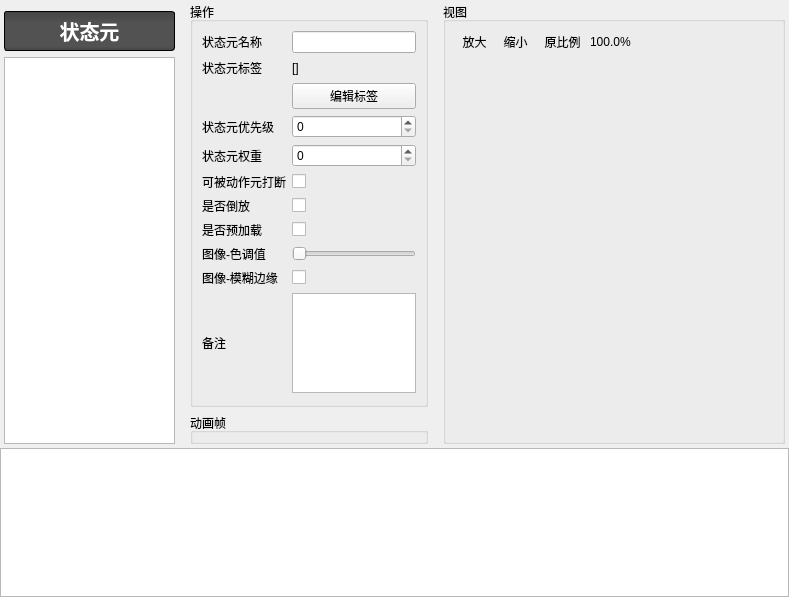
<?xml version="1.0" encoding="UTF-8"?>
<ui version="4.0">
 <class>P_StatePart</class>
 <widget class="QWidget" name="P_StatePart">
  <property name="geometry">
   <rect>
    <x>0</x>
    <y>0</y>
    <width>789</width>
    <height>597</height>
   </rect>
  </property>
  <property name="windowTitle">
   <string>Form</string>
  </property>
  <layout class="QVBoxLayout" name="verticalLayout_6" stretch="0">
   <property name="leftMargin">
    <number>0</number>
   </property>
   <property name="topMargin">
    <number>0</number>
   </property>
   <property name="rightMargin">
    <number>0</number>
   </property>
   <property name="bottomMargin">
    <number>0</number>
   </property>
   <item>
    <widget class="QWidget" name="widget" native="true">
     <layout class="QVBoxLayout" name="verticalLayout" stretch="3,1">
      <property name="spacing">
       <number>2</number>
      </property>
      <property name="leftMargin">
       <number>0</number>
      </property>
      <property name="topMargin">
       <number>0</number>
      </property>
      <property name="rightMargin">
       <number>0</number>
      </property>
      <property name="bottomMargin">
       <number>0</number>
      </property>
      <item>
       <widget class="QWidget" name="widget_2" native="true">
        <layout class="QHBoxLayout" name="horizontalLayout_2" stretch="2,3,4">
         <property name="leftMargin">
          <number>4</number>
         </property>
         <property name="topMargin">
          <number>2</number>
         </property>
         <property name="rightMargin">
          <number>4</number>
         </property>
         <property name="bottomMargin">
          <number>2</number>
         </property>
         <item>
          <widget class="QWidget" name="widget_4" native="true">
           <layout class="QVBoxLayout" name="verticalLayout_4">
            <property name="leftMargin">
             <number>0</number>
            </property>
            <property name="rightMargin">
             <number>0</number>
            </property>
            <property name="bottomMargin">
             <number>0</number>
            </property>
            <item>
             <widget class="QLabel" name="label">
              <property name="styleSheet">
               <string notr="true">
font-family:&quot;微软雅黑&quot;;
font-size:20px;
font-weight:bold;
padding:4px;
color:#ffffff;
border-radius:3px;
border:1px solid #000000;
background-color: qlineargradient(spread:pad, x1:0, y1:0, x2:0, y2:1, stop:0 #444444, stop:0.3 #525252, stop:0.9 #525252, stop:1 #444444 )</string>
              </property>
              <property name="text">
               <string>状态元</string>
              </property>
              <property name="alignment">
               <set>Qt::AlignCenter</set>
              </property>
             </widget>
            </item>
            <item>
             <widget class="QTableWidget" name="tableWidget">
              <property name="styleSheet">
               <string notr="true">
QTableView::item:selected {
	background-color: qlineargradient(spread:pad, x1:0, y1:0, x2:0, y2:1, stop:0 #5C87D9, stop:0.505 #557CC7, stop:1 #5075BC);
}</string>
              </property>
             </widget>
            </item>
           </layout>
          </widget>
         </item>
         <item>
          <widget class="QWidget" name="widget_3" native="true">
           <layout class="QVBoxLayout" name="verticalLayout_2">
            <property name="topMargin">
             <number>0</number>
            </property>
            <property name="bottomMargin">
             <number>0</number>
            </property>
            <item>
             <widget class="QGroupBox" name="groupBox_2">
              <property name="title">
               <string>操作</string>
              </property>
              <layout class="QGridLayout" name="gridLayout" columnstretch="1,3">
               <item row="4" column="0">
                <widget class="QLabel" name="label_7">
                 <property name="text">
                  <string>状态元权重</string>
                 </property>
                </widget>
               </item>
               <item row="4" column="1">
                <widget class="QSpinBox" name="spinBox_proportion">
                 <property name="maximum">
                  <number>9999</number>
                 </property>
                </widget>
               </item>
               <item row="0" column="1">
                <widget class="QLineEdit" name="lineEdit_name"/>
               </item>
               <item row="1" column="0">
                <widget class="QLabel" name="label_6">
                 <property name="text">
                  <string>状态元标签</string>
                 </property>
                </widget>
               </item>
               <item row="1" column="1">
                <widget class="QLabel" name="label_tagTank">
                 <property name="text">
                  <string>[]</string>
                 </property>
                </widget>
               </item>
               <item row="3" column="0">
                <widget class="QLabel" name="label_3">
                 <property name="text">
                  <string>状态元优先级</string>
                 </property>
                </widget>
               </item>
               <item row="2" column="1">
                <widget class="QPushButton" name="pushButton_tagTank">
                 <property name="text">
                  <string>编辑标签</string>
                 </property>
                </widget>
               </item>
               <item row="0" column="0">
                <widget class="QLabel" name="label_2">
                 <property name="text">
                  <string>状态元名称</string>
                 </property>
                </widget>
               </item>
               <item row="6" column="1">
                <widget class="QCheckBox" name="checkBox_gif_back_run">
                 <property name="text">
                  <string/>
                 </property>
                </widget>
               </item>
               <item row="9" column="1">
                <widget class="QCheckBox" name="checkBox_smooth">
                 <property name="text">
                  <string/>
                 </property>
                </widget>
               </item>
               <item row="7" column="0">
                <widget class="QLabel" name="label_5">
                 <property name="text">
                  <string>是否预加载</string>
                 </property>
                </widget>
               </item>
               <item row="7" column="1">
                <widget class="QCheckBox" name="checkBox_gif_preload">
                 <property name="text">
                  <string/>
                 </property>
                </widget>
               </item>
               <item row="8" column="0">
                <widget class="QLabel" name="label_8">
                 <property name="text">
                  <string>图像-色调值</string>
                 </property>
                </widget>
               </item>
               <item row="9" column="0">
                <widget class="QLabel" name="label_9">
                 <property name="text">
                  <string>图像-模糊边缘</string>
                 </property>
                </widget>
               </item>
               <item row="10" column="1">
                <widget class="QPlainTextEdit" name="plainTextEdit_note">
                 <property name="minimumSize">
                  <size>
                   <width>0</width>
                   <height>100</height>
                  </size>
                 </property>
                 <property name="maximumSize">
                  <size>
                   <width>16777215</width>
                   <height>100</height>
                  </size>
                 </property>
                </widget>
               </item>
               <item row="10" column="0">
                <widget class="QLabel" name="label_10">
                 <property name="text">
                  <string>备注</string>
                 </property>
                </widget>
               </item>
               <item row="8" column="1">
                <widget class="QSlider" name="horizontalSlider_tint">
                 <property name="maximum">
                  <number>360</number>
                 </property>
                 <property name="orientation">
                  <enum>Qt::Horizontal</enum>
                 </property>
                </widget>
               </item>
               <item row="3" column="1">
                <widget class="QSpinBox" name="spinBox_priority">
                 <property name="maximum">
                  <number>9999</number>
                 </property>
                </widget>
               </item>
               <item row="6" column="0">
                <widget class="QLabel" name="label_4">
                 <property name="text">
                  <string>是否倒放</string>
                 </property>
                </widget>
               </item>
               <item row="11" column="0">
                <spacer name="verticalSpacer">
                 <property name="orientation">
                  <enum>Qt::Vertical</enum>
                 </property>
                 <property name="sizeHint" stdset="0">
                  <size>
                   <width>20</width>
                   <height>9</height>
                  </size>
                 </property>
                </spacer>
               </item>
               <item row="5" column="0">
                <widget class="QLabel" name="label_11">
                 <property name="text">
                  <string>可被动作元打断</string>
                 </property>
                </widget>
               </item>
               <item row="5" column="1">
                <widget class="QCheckBox" name="checkBox_canBeInterrupted">
                 <property name="text">
                  <string/>
                 </property>
                </widget>
               </item>
              </layout>
             </widget>
            </item>
            <item>
             <widget class="QGroupBox" name="groupBox_animPlayer">
              <property name="title">
               <string>动画帧</string>
              </property>
             </widget>
            </item>
           </layout>
          </widget>
         </item>
         <item>
          <widget class="QGroupBox" name="groupBox_3">
           <property name="title">
            <string>视图</string>
           </property>
           <layout class="QVBoxLayout" name="verticalLayout_5" stretch="0,1">
            <property name="spacing">
             <number>2</number>
            </property>
            <property name="topMargin">
             <number>6</number>
            </property>
            <item>
             <widget class="QWidget" name="widget_5" native="true">
              <property name="styleSheet">
               <string notr="true">
QToolButton{
	padding:2px;
	border: 1px solid transparent;
	background: rgba(255,255,255,0);
}
QToolButton:hover{
	border-radius:1px;
	border:1px solid #f2ca58;
	background-color: qlineargradient(spread:pad, x1:0, y1:0, x2:0, y2:1, stop:0 #fdecad, stop:0.3 #fde48c, stop:0.9 #fce58c, stop:1 #fdfadf )
}
QToolButton:pressed{
	border-radius:1px;
	border:1px solid #f2ca58;
	background-color: #FDF4BF;
}</string>
              </property>
              <layout class="QHBoxLayout" name="horizontalLayout_3">
               <property name="spacing">
                <number>2</number>
               </property>
               <property name="leftMargin">
                <number>0</number>
               </property>
               <property name="topMargin">
                <number>0</number>
               </property>
               <property name="rightMargin">
                <number>0</number>
               </property>
               <property name="bottomMargin">
                <number>0</number>
               </property>
               <item>
                <widget class="QToolButton" name="toolButton_zoom_in">
                 <property name="toolTip">
                  <string>放大</string>
                 </property>
                 <property name="text">
                  <string>放大</string>
                 </property>
                 <property name="icon">
                  <iconset resource="../../../drillgifactionsequenceeditor.qrc">
                   <normaloff>:/DrillGIFActionSequenceEditor/Resources/icons/view/Zoom_In.png</normaloff>:/DrillGIFActionSequenceEditor/Resources/icons/view/Zoom_In.png</iconset>
                 </property>
                 <property name="iconSize">
                  <size>
                   <width>24</width>
                   <height>24</height>
                  </size>
                 </property>
                </widget>
               </item>
               <item>
                <widget class="QToolButton" name="toolButton_zoom_out">
                 <property name="toolTip">
                  <string>缩小</string>
                 </property>
                 <property name="text">
                  <string>缩小</string>
                 </property>
                 <property name="icon">
                  <iconset resource="../../../drillgifactionsequenceeditor.qrc">
                   <normaloff>:/DrillGIFActionSequenceEditor/Resources/icons/view/Zoom_Out.png</normaloff>:/DrillGIFActionSequenceEditor/Resources/icons/view/Zoom_Out.png</iconset>
                 </property>
                 <property name="iconSize">
                  <size>
                   <width>24</width>
                   <height>24</height>
                  </size>
                 </property>
                </widget>
               </item>
               <item>
                <widget class="QToolButton" name="toolButton_zoom_regular">
                 <property name="toolTip">
                  <string>原比例</string>
                 </property>
                 <property name="text">
                  <string>原比例</string>
                 </property>
                 <property name="icon">
                  <iconset resource="../../../drillgifactionsequenceeditor.qrc">
                   <normaloff>:/DrillGIFActionSequenceEditor/Resources/icons/view/Zoom_Regular.png</normaloff>:/DrillGIFActionSequenceEditor/Resources/icons/view/Zoom_Regular.png</iconset>
                 </property>
                 <property name="iconSize">
                  <size>
                   <width>24</width>
                   <height>24</height>
                  </size>
                 </property>
                </widget>
               </item>
               <item>
                <widget class="QLabel" name="label_zoomValue">
                 <property name="text">
                  <string>100.0%</string>
                 </property>
                </widget>
               </item>
               <item>
                <spacer name="horizontalSpacer">
                 <property name="orientation">
                  <enum>Qt::Horizontal</enum>
                 </property>
                 <property name="sizeHint" stdset="0">
                  <size>
                   <width>40</width>
                   <height>20</height>
                  </size>
                 </property>
                </spacer>
               </item>
              </layout>
             </widget>
            </item>
            <item>
             <widget class="QWidget" name="widget_view" native="true"/>
            </item>
           </layout>
          </widget>
         </item>
        </layout>
       </widget>
      </item>
      <item>
       <widget class="QListWidget" name="listWidget">
        <property name="styleSheet">
         <string notr="true">
QListView::item:selected {
	background-color: qlineargradient(spread:pad, x1:0, y1:0, x2:0, y2:1, stop:0 #5C87D9, stop:0.505 #557CC7, stop:1 #5075BC);
}</string>
        </property>
       </widget>
      </item>
     </layout>
    </widget>
   </item>
  </layout>
 </widget>
 <resources>
  <include location="../../../drillgifactionsequenceeditor.qrc"/>
 </resources>
 <connections/>
</ui>
